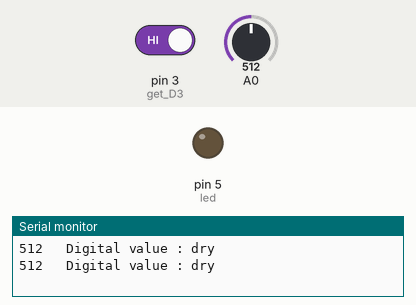
Simulated run of this sketch. Board: Arduino Uno, built with avr-gcc and run on an emulated ATmega328P. Parts: output pins drawn as LEDs (lit = HIGH), the last lines printed to the serial monitor. The test bench sets the inputs (shaded band); at power-on: pin 3 (get_D3) HIGH, A0 = 512.

Above: at 1.8 s.
1.9 s: pin 3 (get_D3) driven LOW
At 2.4 s:
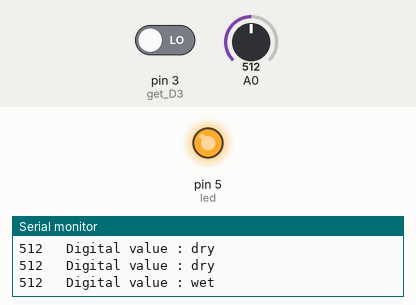
3.5 s: pin 3 (get_D3) driven HIGH
At 5.1 s:
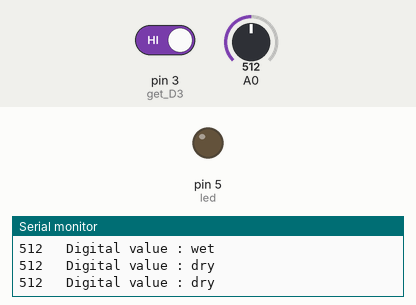
Timing chart, 0 to 6.6 s (numbered marks = the images above; inputs shaded):
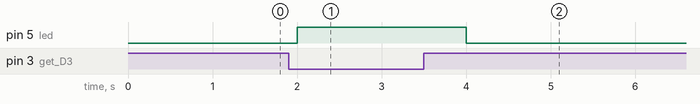

Measured:
- after the input at 1.9 s, pin 5 (led): LOW → HIGH after 0.10 s
- after the input at 3.5 s, pin 5 (led): HIGH → LOW after 0.50 s

The sketch:

Rain_ok.ino
```cpp
int led=5;
//int buzz=4;
int get_D3 = 3;
int get_A0 = A0;

void setup(){
  pinMode(led,OUTPUT);
  //pinMode(buzz, OUTPUT);
  pinMode(get_D3, INPUT);
  Serial.begin(9600);
}
void loop(){

  int value = analogRead(A0);    //從A0讀取感測值

  Serial.print(value);    //
  Serial.print("   ");    //在監控視窗印出從A0讀取的值

  if(digitalRead(get_D3) == LOW)//讀取fc-37感測器的D0輸出"低態"
  {
    Serial.println("Digital value : wet"); //在監控視窗印出"wet"
    digitalWrite(led,HIGH);     //LED變亮
  }
  else//讀取fc-37感測器的D0輸出"高態"
  {
    Serial.println("Digital value : dry"); //在監控視窗印出"dry"
    digitalWrite(led,LOW);     //LED變暗
  }
  delay(1000);
}
```
